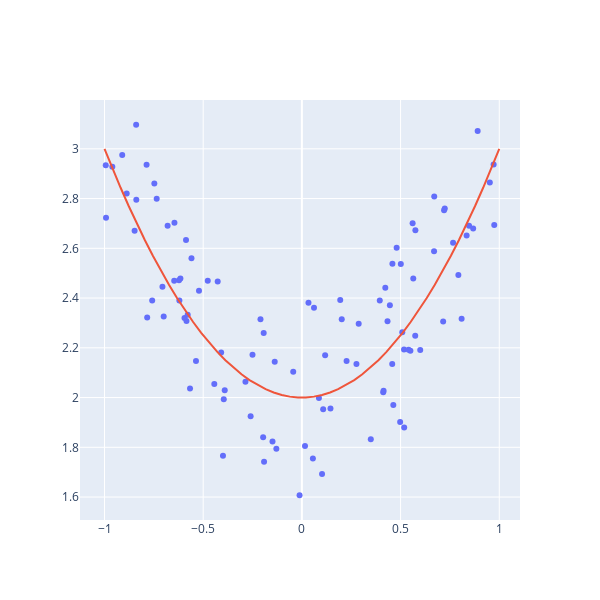

Here is the notebook cell this chart was saved with:
### Markdown cell above
### Exercise

After a linear model the simplest thing is a polynomial model.

Despite the name, polynomilal regression is still linear in the parameters. It is polynomial with respect to the data.

$ y_i= \color{green}{b} + \sum_{j=1}^K \color{green}{a_{j}} x_{i}^j$ for all data points $i=1,..,m$

In matrix notation:

$$\underbrace{\begin{pmatrix}
y_1 \\
y_2 \\
\vdots\\
y_m
\end{pmatrix}}_{\hat{y}}=
\underbrace{\begin{pmatrix}
1 &x_1   & \dots & x_1^K \\
1 &x_2  & \dots & x_2^K \\
\dots &\vdots  &\vdots & \vdots \\
1 &x_m  & \dots & x_m^K \\
\end{pmatrix}}_{X}  \underbrace{\begin{pmatrix}
b \\
a_0 \\
\vdots\\
a_{K}
\end{pmatrix}}_{\theta}
 $$

 The least-square solution of linear regression applies if $ K<n$.

### Code cell
#Quadratic in data
m = 100
a = [2, 0,1]
epsilon= 0.4
x =  2 *rng.rand(m) -1
y = a[2]*x**2 + a[1] * x + a[0] + epsilon*(2 *rng.rand(m) -1)

x_plot = np.linspace(-1,1, 50)
y_plot_true =  a[2]*x_plot**2 + a[1] * x_plot + a[0]
y_plot_pred = theta[2]*x_plot**2 + theta[1] * x_plot  + theta[0]
fig = go.Figure(data=[go.Scatter( x=x, y=y, mode= "markers" ),
                       go.Scatter(x=x_plot, y=y_plot_true)])
fig.update_layout(autosize=False,
    width=600,
    height=600,
    showlegend=False)

fig.show()
